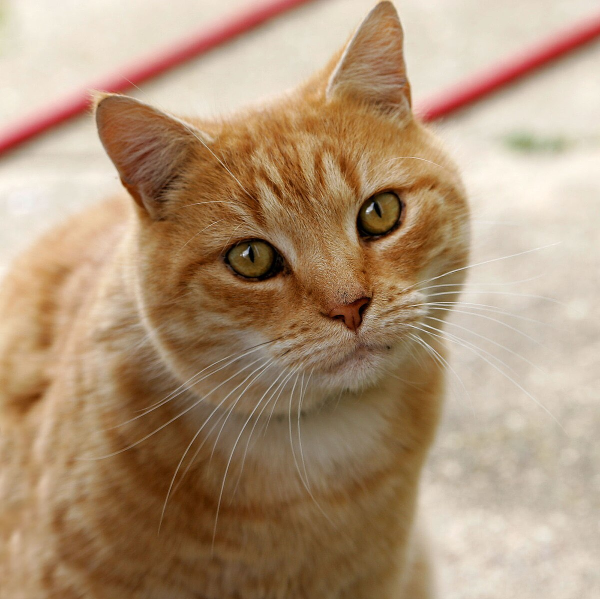
#> input picture scripts/gemmini/test_cat.jpg, 1200 x 1198 px (shown at 1/2 size)
$ python -i ivit_input.py   (imports and definitions only)
#> lines starting #> are read from the running program, lines starting #| are printed output that depends on the picture
#!/usr/bin/env python3
"""Shared I-ViT input preprocessing helpers for ONNX Runtime flows."""

from __future__ import annotations

from pathlib import Path

import numpy as np
from PIL import Image


IMAGENET_MEAN = np.array([0.485, 0.456, 0.406], dtype=np.float32)
IMAGENET_STD = np.array([0.229, 0.224, 0.225], dtype=np.float32)
INPUT_SHAPE = (1, 3, 224, 224)
INPUT_SIZE = 224
MODEL_RESIZE_SHORT_SIDE = {
    "deit": 256,
    "swin": 248,
}


def resolve_resize_short_side(model_name: str | None) -> int:
    if model_name is None:
        return MODEL_RESIZE_SHORT_SIDE["deit"]
    if model_name.startswith("swin"):
        return MODEL_RESIZE_SHORT_SIDE["swin"]
    return MODEL_RESIZE_SHORT_SIDE["deit"]


def preprocess_image(path: str | Path, model_name: str | None = None) -> np.ndarray:
    """Apply the model-specific ImageNet preprocessing pipeline."""
#> called with path = '../../scripts/gemmini/test_cat.jpg'
    img = Image.open(path).convert("RGB")
#> img is the input picture: PIL image 1200x1198 RGB; mean R, G, B 176, 148.8, 120.8
    width, height = img.size
#> width = 1200; height = 1198
    resize_short_side = resolve_resize_short_side(model_name)
    scale = resize_short_side / min(width, height)
#> scale = 0.214
    resized = img.resize((int(width * scale), int(height * scale)), Image.BILINEAR)
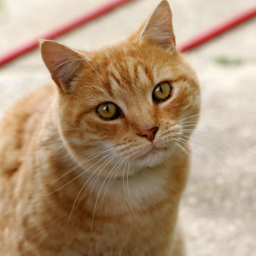
#> resized: PIL image 256x256 RGB; mean R, G, B 176, 148.8, 120.8

    new_width, new_height = resized.size
#> new_width = 256; new_height = 256
    left = (new_width - INPUT_SIZE) // 2
#> left = 16
    top = (new_height - INPUT_SIZE) // 2
#> top = 16
    cropped = resized.crop((left, top, left + INPUT_SIZE, top + INPUT_SIZE))
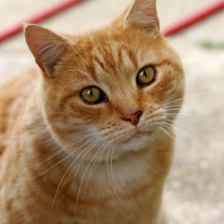
#> cropped: PIL image 224x224 RGB; mean R, G, B 168.9, 140.1, 110.6

    arr = np.asarray(cropped, dtype=np.float32) / 255.0
    arr = (arr - IMAGENET_MEAN) / IMAGENET_STD
    arr = arr.transpose(2, 0, 1)[np.newaxis, ...]
    return np.ascontiguousarray(arr.astype(np.float32))


def write_tensor_file(
    image_path: str | Path,
    out_path: str | Path,
    model_name: str | None = None,
) -> Path:
    """Preprocess an image and write raw float32 NCHW tensor bytes."""
    out_path = Path(out_path)
    tensor = preprocess_image(image_path, model_name=model_name)
    tensor.tofile(out_path)
    return out_path

>>> result = preprocess_image('../../scripts/gemmini/test_cat.jpg')

$ run again, on scripts/gemmini/test_dog.jpg
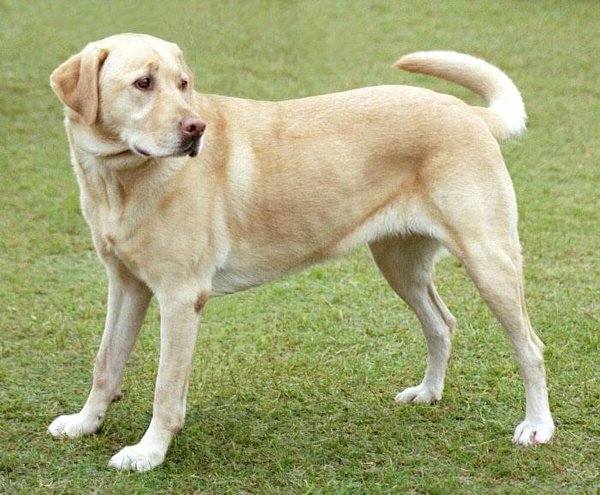
#> input picture scripts/gemmini/test_dog.jpg, 1200 x 989 px (shown at 1/2 size)
#> in preprocess_image, img is the input picture: PIL image 1200x989 RGB; mean R, G, B 163.6, 167.6, 118.9
#> in preprocess_image, `cropped = resized.crop((left, top, left + INPUT_SIZE, top + INPUT_SIZE))`:
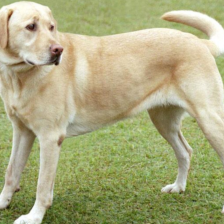
#> cropped: PIL image 224x224 RGB; mean R, G, B 171.5, 170.8, 127.6
#> in preprocess_image, `arr = (arr - IMAGENET_MEAN) / IMAGENET_STD`:
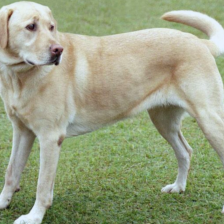
#> arr: shape (224, 224, 3) float32; mean R, G, B 0.819, 0.955, 0.42; drawn with min black and max white
